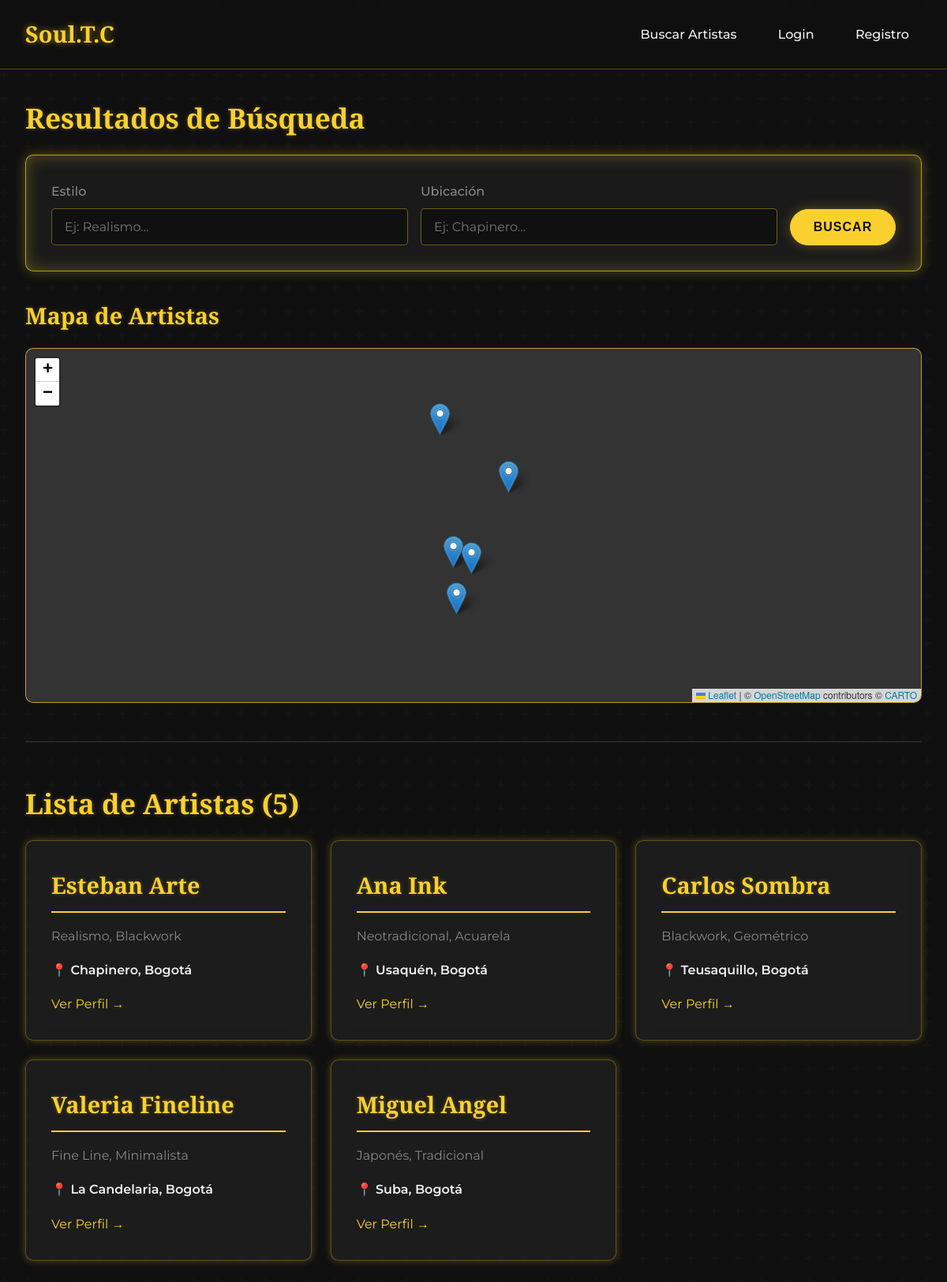
The app's page /buscar with its own data.
### app.py (models this page shows, shortened)
class TatuadorPerfil(db.Model):
    id = db.Column(db.Integer, primary_key=True)
    usuarioId = db.Column(db.Integer, db.ForeignKey('usuarios.id', ondelete="CASCADE"), unique=True, nullable=False)
    especialidades = db.Column(db.Text, nullable=True)
    descripcion = db.Column(db.Text, nullable=True)
    tarifas = db.Column(db.String(200), nullable=True)
    redesSociales = db.Column(db.String(200), nullable=True)
    ubicacion = db.Column(db.String(200), nullable=True)
    latitud = db.Column(db.Float, nullable=True)
    longitud = db.Column(db.Float, nullable=True)

class Usuarios(db.Model):
    id = db.Column(db.Integer, primary_key=True)
    nombre = db.Column(db.String(100), nullable=False)
    email = db.Column(db.String(80), unique=True, nullable=False)
    password_hash = db.Column(db.String(128), nullable=False)
    tipoUsuario = db.Column(db.String(20), nullable=False, default='cliente') # admin, tatuador, cliente
    telefono = db.Column(db.String(50), nullable=True)
    fechaRegistro = db.Column(db.String(100), nullable=False, default=datetime.now().isoformat)
    perfil = db.relationship('TatuadorPerfil', backref='usuario', uselist=False, cascade="all, delete-orphan")
    portafolios = db.relationship('Portafolio', backref='tatuador', lazy=True, cascade="all, delete-orphan")
    citas_enviadas = db.relationship('Citas', foreign_keys='Citas.clienteId', backref='cliente', lazy=True, cascade="all, delete-orphan")
    citas_recibidas = db.relationship('Citas', foreign_keys='Citas.tatuadorId', backref='tatuador', lazy=True, cascade="all, delete-orphan")

### app.py (the view)
@app.route('/buscar')
def buscar():
    query_especialidad = request.args.get('q', '')
    query_ubicacion = request.args.get('loc', '')
    query = TatuadorPerfil.query.join(Usuarios).filter(Usuarios.tipoUsuario == 'tatuador')
    if query_especialidad:
        search_term = f"%{query_especialidad.lower()}%"
        query = query.filter(TatuadorPerfil.especialidades.ilike(search_term))
    if query_ubicacion:
        search_term = f"%{query_ubicacion.lower()}%"
        query = query.filter(TatuadorPerfil.ubicacion.ilike(search_term))
    tatuadores_con_perfil = query.all()
    map_data = []
    for perfil in tatuadores_con_perfil:
        if perfil.latitud and perfil.longitud:
            map_data.append({
                "lat": perfil.latitud,
                "lon": perfil.longitud,
                "nombre": perfil.usuario.nombre,
                "url": url_for('perfil_tatuador', id=perfil.usuarioId),
                "especialidades": perfil.especialidades or "Artista"
            })
    return render_template('buscar.html',
                           tatuadores=tatuadores_con_perfil,
                           map_data=json.dumps(map_data),
                           query_especialidad=query_especialidad,
                           query_ubicacion=query_ubicacion)

### templates/buscar.html (shortened to what this page needs)
{% extends "Base.html" %}
{% block content %}
<h2>Resultados de Búsqueda</h2>
<div class="search-bar">
  <form action="{{ url_for('buscar') }}" method="GET">
    <div class="form-group">
      <label for="q">Estilo</label>
      <input type="text" id="q" name="q" value="{{ query_especialidad or '' }}" placeholder="Ej: Realismo...">
    </div>
    <div class="form-group">
      <label for="loc">Ubicación</label>
      <input type="text" id="loc" name="loc" value="{{ query_ubicacion or '' }}" placeholder="Ej: Chapinero...">
    </div>
    <button type="submit" class="btn btn-primary">Buscar</button>
  </form>
</div>
<h3>Mapa de Artistas</h3>
<div id="map"></div>
<hr style="margin: 3rem 0; border-color: rgba(255,255,255,0.1);">
<h2>Lista de Artistas ({{ tatuadores | length }})</h2>
<div class="search-results-grid">
  {% if tatuadores %}
    {% for perfil in tatuadores %}
      <div class="card">
        <h3>{{ perfil.usuario.nombre }}</h3>
        <p style="color: var(--color-text-muted);">{{ perfil.especialidades or 'Artista' }}</p>
        <p style="font-weight: 600;">📍 {{ perfil.ubicacion or 'Sin ubicación' }}</p>
        <a href="{{ url_for('perfil_tatuador', id=perfil.usuarioId) }}" style="margin-top: auto;">Ver Perfil &rarr;</a>
      </div>
    {% endfor %}
  {% else %}
    <p style="color: var(--color-text-muted);">No se encontraron artistas con esos criterios. Intenta una búsqueda más amplia.</p>
  {% endif %}
</div>
{% endblock %}

### templates/Base.html (shortened to what this page needs)
<!DOCTYPE html>
<html lang="es">
<head>
  <link rel="stylesheet" href="https://unpkg.com/leaflet@1.9.4/dist/leaflet.css"
/>
  <link rel="stylesheet" href="{{ url_for('static', filename='css/style.css') }}">
</head>
<body>
  <nav class="navbar">
    <a href="{{ url_for('index') }}" class="navbar-brand">Soul.T.C</a>
    <div class="navbar-links">
      <a href="{{ url_for('buscar') }}">Buscar Artistas</a>
      {% if 'usuarioId' in session %}
        <a href="{{ url_for('dashboard') }}">Mi Panel</a>
        <a href="{{ url_for('logout') }}">Cerrar Sesión</a>
      {% else %}
        <a href="{{ url_for('login') }}">Login</a>
        <a href="{{ url_for('registro') }}">Registro</a>
      {% endif %}
    </div>
  </nav>
  <main class="container">
    {% block content %}
    {% endblock %}
  </main>
</body>
</html>

### Static/css/style.css (style rules this page uses)
:root { --color-bg: #101010; --color-surface: #1a1a1a; --color-text: #f0f0f0; --color-text-muted: #888; --color-gold: #FAD02E; --color-gold-muted: rgba(250, 208, 46, 0.7); --color-gold-glow: rgba(250, 208, 46, 0.3); --color-gold-glow-strong: rgba(250, 208, 46, 0.5); --color-success: #2ecc71; --color-danger: #e74c3c; --color-info: #3498db; --color-warning: #f39c12; --font-heading: 'Playfair Display', serif; --font-body: 'Montserrat', sans-serif; }
* { margin: 0; padding: 0; box-sizing: border-box; }
body { background-color: var(--color-bg); color: var(--color-text); font-family: var(--font-body); line-height: 1.7; }
.navbar { background: rgba(16, 16, 16, 0.7); backdrop-filter: blur(10px); padding: 1.2rem 2rem; display: flex; justify-content: space-between; align-items: center; border-bottom: 1px solid rgba(250, 208, 46, 0.3); position: sticky; top: 0; z-index: 100; }
.navbar-brand { font-family: var(--font-heading); font-size: 1.8rem; font-weight: 700; color: var(--color-gold); text-decoration: none; text-shadow: 0 0 8px var(--color-gold-glow), 0 0 12px var(--color-gold-glow); }
.navbar-links a { color: var(--color-text); text-decoration: none; margin-left: 1rem; padding: 0.5rem 1rem; border-radius: 5px; font-weight: 500; transition: all 0.3s ease; }
.container { max-width: 1200px; margin: 2rem auto; padding: 0 2rem; }
h1, h2, h3, h4 { font-family: var(--font-heading); color: var(--color-gold); margin-bottom: 1rem; text-shadow: 0 0 5px var(--color-gold-glow); }
h2 { font-size: 2.2rem; }
h3 { font-size: 1.8rem; }
p { margin-bottom: 1rem; }
a { color: var(--color-gold); text-decoration: none; }
.form-group { margin-bottom: 1.5rem; }
.form-group label { display: block; margin-bottom: 0.5rem; font-weight: 500; color: var(--color-text-muted); }
.form-group input, .form-group select, .form-group textarea { width: 100%; padding: 0.8rem 1rem; border: 1px solid rgba(250, 208, 46, 0.4); background: var(--color-bg); color: var(--color-text); border-radius: 5px; font-size: 1rem; font-family: var(--font-body); transition: all 0.3s ease; }
.btn { display: inline-block; padding: 0.8rem 1.8rem; border-radius: 50px; text-decoration: none; font-weight: 700; font-size: 1rem; cursor: pointer; border: 1px solid var(--color-gold); transition: all 0.3s ease; text-transform: uppercase; letter-spacing: 1px; }
.btn-primary { background-color: var(--color-gold); color: var(--color-bg); box-shadow: 0 0 15px var(--color-gold-glow); }
.card { background: rgba(255, 255, 255, 0.05); backdrop-filter: blur(10px); border: 1px solid rgba(250, 208, 46, 0.3); box-shadow: 0 0 10px var(--color-gold-glow); padding: 2rem; border-radius: 10px; transition: all 0.3s ease; display: flex; flex-direction: column; }
.card h3 { margin-top: 0; border-bottom: 2px solid var(--color-gold); padding-bottom: 0.5rem; display: inline-block; }
.search-bar { background: var(--color-surface); padding: 2rem; border-radius: 10px; margin-bottom: 2rem; border: 1px solid var(--color-gold-muted); box-shadow: 0 0 15px var(--color-gold-glow), 0 0 20px var(--color-gold-glow) inset; }
.search-bar form { display: grid; grid-template-columns: 1fr 1fr auto; gap: 1rem; align-items: end; }
.search-bar .form-group { margin-bottom: 0; }
#map { height: 450px; width: 100%; border-radius: 10px; margin-bottom: 2rem; background-color: #333; z-index: 1; border: 1px solid var(--color-gold-muted); }
.search-results-grid { display: grid; grid-template-columns: repeat(auto-fit, minmax(300px, 1fr)); gap: 1.5rem; }

### records on screen
TatuadorPerfil: usuario.nombre "Esteban Arte", especialidades "Realismo, Blackwork", ubicacion "Chapinero, Bogotá"
TatuadorPerfil: usuario.nombre "Ana Ink", especialidades "Neotradicional, Acuarela", ubicacion "Usaquén, Bogotá"
TatuadorPerfil: usuario.nombre "Carlos Sombra", especialidades "Blackwork, Geométrico", ubicacion "Teusaquillo, Bogotá"
TatuadorPerfil: usuario.nombre "Valeria Fineline", especialidades "Fine Line, Minimalista", ubicacion "La Candelaria, Bogotá"
TatuadorPerfil: usuario.nombre "Miguel Angel", especialidades "Japonés, Tradicional", ubicacion "Suba, Bogotá"

### other values on screen
{{ tatuadores | length }} "5"
